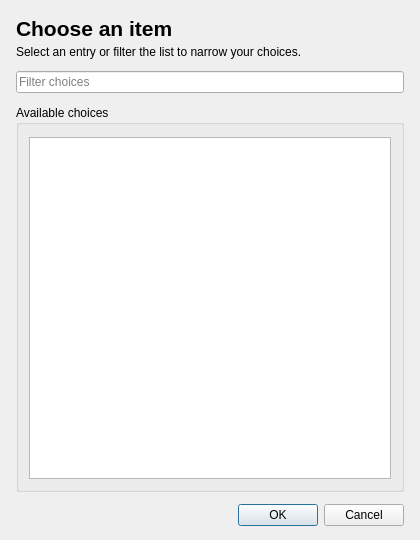
<?xml version="1.0" encoding="UTF-8"?>
<ui version="4.0">
 <class>ListDialog</class>
 <widget class="QDialog" name="ListDialog">
  <property name="geometry"><rect><x>0</x><y>0</y><width>420</width><height>540</height></rect></property>
  <property name="minimumSize"><size><width>320</width><height>400</height></size></property>
  <property name="windowTitle"><string>Choose an item</string></property>
  <layout class="QVBoxLayout" name="verticalLayout">
   <property name="spacing"><number>12</number></property>
   <property name="leftMargin"><number>16</number></property><property name="topMargin"><number>16</number></property>
   <property name="rightMargin"><number>16</number></property><property name="bottomMargin"><number>14</number></property>
   <item>
    <widget class="QWidget" name="headerPanel" native="true">
     <layout class="QVBoxLayout" name="headerLayout">
      <property name="spacing"><number>4</number></property>
      <property name="leftMargin"><number>0</number></property><property name="topMargin"><number>0</number></property>
      <property name="rightMargin"><number>0</number></property><property name="bottomMargin"><number>0</number></property>
      <item><widget class="QLabel" name="titleLabel"><property name="font"><font><pointsize>16</pointsize><weight>600</weight><bold>true</bold></font></property><property name="text"><string>Choose an item</string></property></widget></item>
      <item><widget class="QLabel" name="subtitleLabel"><property name="text"><string>Select an entry or filter the list to narrow your choices.</string></property><property name="wordWrap"><bool>true</bool></property></widget></item>
     </layout>
    </widget>
   </item>
   <item><widget class="MOBase::LineEditClear" name="filterEdit"><property name="toolTip"><string>Filter the available choices.</string></property><property name="placeholderText"><string>Filter choices</string></property></widget></item>
   <item>
    <widget class="QGroupBox" name="choicesGroup">
     <property name="title"><string>Available choices</string></property>
     <layout class="QVBoxLayout" name="choicesLayout">
      <property name="leftMargin"><number>10</number></property><property name="topMargin"><number>12</number></property>
      <property name="rightMargin"><number>10</number></property><property name="bottomMargin"><number>10</number></property>
      <item>
       <widget class="QListWidget" name="choiceList">
        <property name="minimumSize"><size><width>240</width><height>240</height></size></property>
        <property name="alternatingRowColors"><bool>true</bool></property>
        <property name="verticalScrollMode"><enum>QAbstractItemView::ScrollPerPixel</enum></property>
       </widget>
      </item>
     </layout>
    </widget>
   </item>
   <item>
    <layout class="QHBoxLayout" name="footerLayout">
     <item><spacer name="footerSpacer"><property name="orientation"><enum>Qt::Horizontal</enum></property><property name="sizeHint" stdset="0"><size><width>40</width><height>20</height></size></property></spacer></item>
     <item><widget class="QDialogButtonBox" name="buttonBox"><property name="orientation"><enum>Qt::Horizontal</enum></property><property name="standardButtons"><set>QDialogButtonBox::Cancel|QDialogButtonBox::Ok</set></property></widget></item>
    </layout>
   </item>
  </layout>
 </widget>
 <customwidgets>
  <customwidget><class>MOBase::LineEditClear</class><extends>QLineEdit</extends><header>lineeditclear.h</header></customwidget>
 </customwidgets>
 <resources/>
 <connections>
  <connection><sender>buttonBox</sender><signal>accepted()</signal><receiver>ListDialog</receiver><slot>accept()</slot><hints><hint type="sourcelabel"><x>248</x><y>254</y></hint><hint type="destinationlabel"><x>157</x><y>274</y></hint></hints></connection>
  <connection><sender>buttonBox</sender><signal>rejected()</signal><receiver>ListDialog</receiver><slot>reject()</slot><hints><hint type="sourcelabel"><x>316</x><y>260</y></hint><hint type="destinationlabel"><x>286</x><y>274</y></hint></hints></connection>
 </connections>
</ui>
